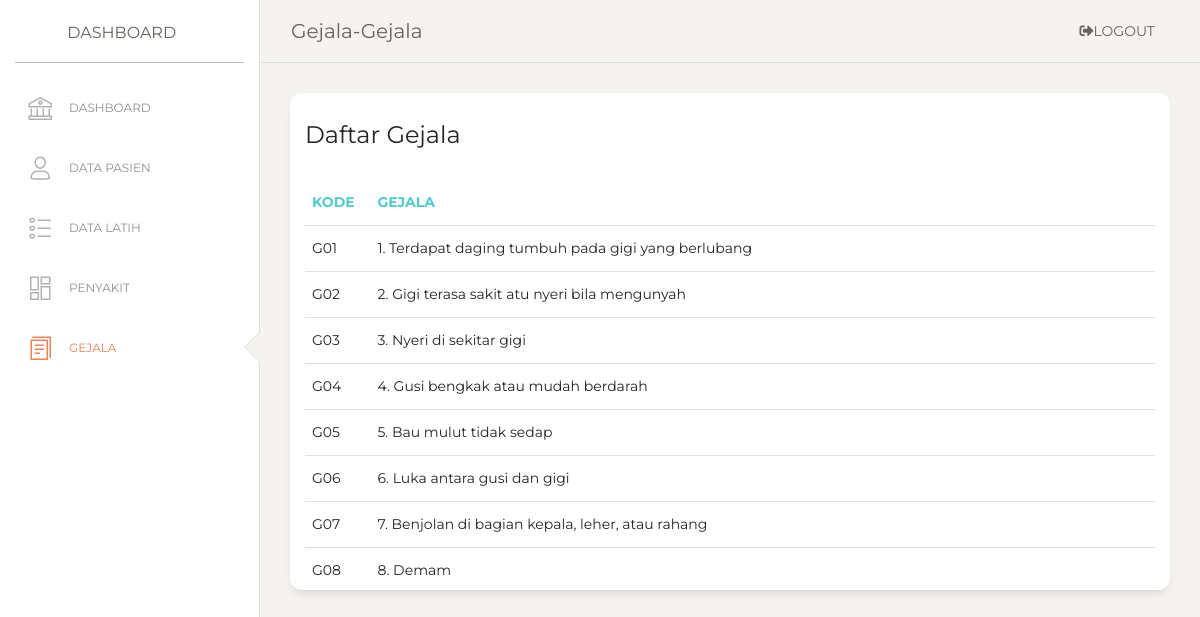
/index.php/gejala, run on the app's committed database.
### tables this page shows
CREATE TABLE `tb_gejala` (
  `kode_gejala` varchar(12) NOT NULL,
  `gejala` varchar(128) NOT NULL
);

### application/controllers/Gejala.php (called while the page is built, shortened)
<?php
class Gejala extends CI_Controller
{
    public function __construct()
    {
        $this->load->model('data_gejala');
    }
    public function index()
    {
        $data['datagejala'] = $this->data_gejala->getAllGejala();
        $this->load->view('admin/gejala', $data);
        $this->load->view('templates/admin_footer');
    }
}

### index.php (called while the page is built, shortened)
<?php
require_once BASEPATH.'core/CodeIgniter.php';

### application/models/data_gejala.php (called while the page is built)
<?php
class Data_Gejala extends CI_Model
{
    public function getAllGejala()
    {
        return $this->db->get('tb_gejala')->result_array();
    }
}

### application/views/admin/gejala.php (the view, shortened to what this page needs)
<!DOCTYPE html>
<html lang="en">
<head>
  <link href="https://cdnjs.cloudflare.com/ajax/libs/font-awesome/5.11.2/css/all.css" rel="stylesheet" />
  <link href="https://maxcdn.bootstrapcdn.com/font-awesome/latest/css/font-awesome.min.css" rel="stylesheet">
  <link href="<?= base_url('assets/'); ?>css/bootstrap.min.css" rel="stylesheet" />
  <link href="<?= base_url('assets/'); ?>css/paper-dashboard.css?v=2.0.0" rel="stylesheet" />
</head>
<body class="">
  <div class="wrapper ">
    <div class="sidebar" data-color="white" data-active-color="danger">
      <div class="logo">
        <a href="http://www.creative-tim.com" class="simple-text logo-mini">
        </a>
        <a href="<?= base_url('dashboard') ?>" class="simple-text logo-normal">
          Dashboard
        </a>
      </div>
      <div class="sidebar-wrapper">
        <ul class="nav">
          <li>
            <a href="<?= base_url('dashboard') ?>">
              <i class="nc-icon nc-bank"></i>
              <p>Dashboard</p>
            </a>
          </li>
          <li>
            <a href="<?= base_url('tables') ?>">
              <i class="nc-icon nc-single-02"></i>
              <p>Data Pasien</p>
            </a>
          </li>
          <li>
            <a href="<?= base_url('datalatih') ?>">
              <i class="nc-icon nc-bullet-list-67"></i>
              <p>Data Latih</p>
            </a>
          </li>
          <li>
            <a href="<?= base_url('penyakit') ?>">
              <i class="nc-icon nc-layout-11"></i>
              <p>Penyakit</p>
            </a>
          </li>
          <li class="active ">
            <a href="<?= base_url('gejala') ?>">
              <i class="nc-icon nc-single-copy-04"></i>
              <p>Gejala</p>
            </a>
          </li>
        </ul>
      </div>
    </div>
    <div class="main-panel">
      <nav class="navbar navbar-expand-lg navbar-absolute fixed-top navbar-transparent">
        <div class="container-fluid">
          <div class="navbar-wrapper">
            <a class="navbar-brand" href="#pablo">Gejala-Gejala</a>
          </div>
          <div class="collapse navbar-collapse justify-content-end" id="navigation">
            <ul class="navbar-nav">
              <li class="nav-item">
              <li class="nav-item">
                <a class="nav-link btn-rotate" data-toggle="modal" data-target="#exampleModalCenter">
                  <i class="fas fa-sign-out-alt"></i>LogOut
                </a>
              </li>
            </ul>
          </div>
        </div>
      </nav>
      <div class="content">
        <div class="row">
          <div class="col-md-12">
            <div class="card">
              <div class="card-header">
                <h4 class="card-title"> Daftar Gejala</h4>
              </div>
              <div class="card-body">
                <div class="table-responsive">
                  <table class="table">
                    <thead class=" text-primary">
                      <th>Kode</th>
                      <th>Gejala</th>
                    </thead>
                    <tbody>
                      <?php foreach ($datagejala as $gejala) : ?>
                        <tr>
                          <td><?= $gejala['kode_gejala']; ?></td>
                          <td><?= $gejala['gejala']; ?></td>
                        </tr>
                      <?php endforeach; ?>
                    </tbody>
                  </table>
                </div>
              </div>
            </div>
          </div>
        </div>
      </div>
    </div>
  </div>
</body>
</html>

### application/views/templates/admin_footer.php (shortened to what this page needs)
</body>
</html>

### data on the page
tb_gejala: kode_gejala "G01", gejala "1. Terdapat daging tumbuh pada gigi yang berlubang"
tb_gejala: kode_gejala "G02", gejala "2. Gigi terasa sakit atu nyeri bila mengunyah"
tb_gejala: kode_gejala "G03", gejala "3. Nyeri di sekitar gigi"
tb_gejala: kode_gejala "G04", gejala "4. Gusi bengkak atau mudah berdarah"
tb_gejala: kode_gejala "G05", gejala "5. Bau mulut tidak sedap"
tb_gejala: kode_gejala "G06", gejala "6. Luka antara gusi dan gigi"
tb_gejala: kode_gejala "G07", gejala "7. Benjolan di bagian kepala, leher, atau rahang"
tb_gejala: kode_gejala "G08", gejala "8. Demam"
